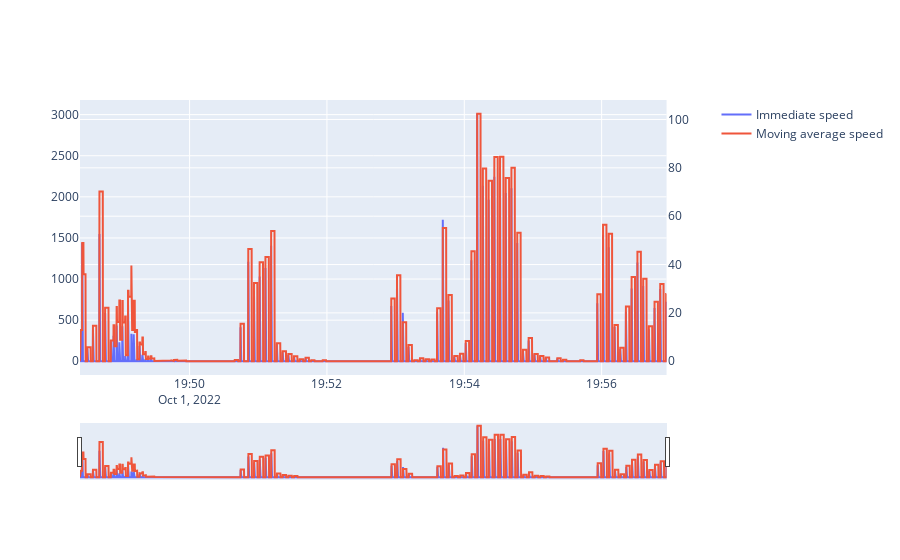

Notebook code for this chart:
### Markdown cell above
### View immediate vs. moving average speed

### Code cell
fig_speed = make_subplots(specs=[[{'secondary_y': True}]])
fig_speed.add_trace(
    go.Scatter(
        x=df['timestamp'], 
        y=df['_speed_kmhr'], 
        name='Immediate speed'
    )
)
fig_speed.add_trace(
    go.Scatter(
        x=df['timestamp'], 
        y=df['_speed_kmhr_sma'], 
        name='Moving average speed'
    ),
    secondary_y=True
)
fig_speed.update_layout(
    xaxis=dict(
        rangeslider=dict(visible=True)
        , type='date'
    )
)

### Figure 1 — Plotly figure (JSON) as saved in the notebook; plotly's stock layout.template omitted (floating-point values rounded to 4 significant figures; data arrays with more than 128 entries replaced by an {"elided": "..."} marker saying what was removed)
{"data": [{"name": "Immediate speed", "type": "scatter", "x": {"elided": "4551 str values"}, "y": {"elided": "4551 float values"}}, {"name": "Moving average speed", "type": "scatter", "x": {"elided": "4551 str values"}, "xaxis": "x", "y": {"elided": "4551 float values"}, "yaxis": "y2"}], "layout": {"xaxis": {"anchor": "y", "domain": [0, 0.94], "rangeslider": {"visible": true}, "type": "date"}, "yaxis": {"anchor": "x", "domain": [0, 1]}, "yaxis2": {"anchor": "x", "overlaying": "y", "side": "right"}}}
